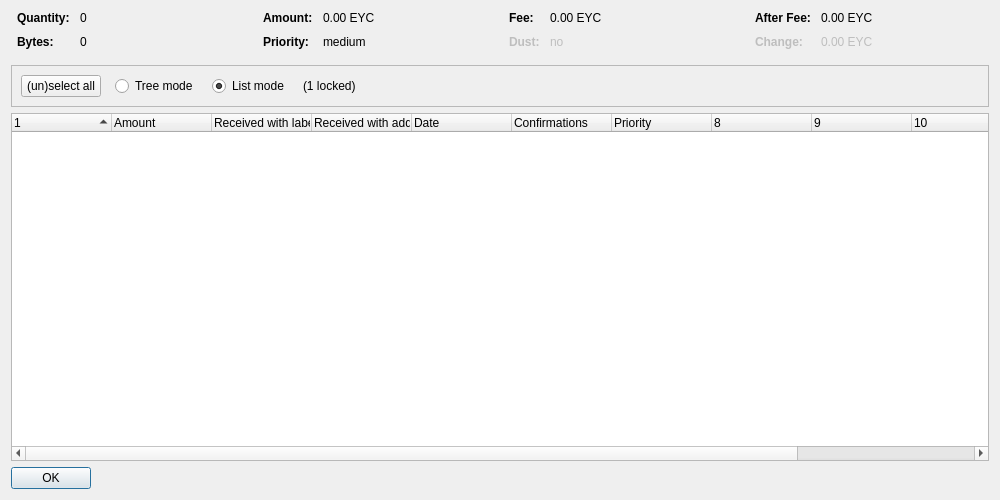
<?xml version="1.0" encoding="UTF-8"?>
<ui version="4.0">
 <class>CoinControlDialog</class>
 <widget class="QDialog" name="CoinControlDialog">
  <property name="geometry">
   <rect>
    <x>0</x>
    <y>0</y>
    <width>1000</width>
    <height>500</height>
   </rect>
  </property>
  <property name="windowTitle">
   <string>Coin Selection</string>
  </property>
  <layout class="QVBoxLayout" name="verticalLayout">
   <item>
    <layout class="QHBoxLayout" name="horizontalLayoutTop" stretch="0,0,0,0">
     <property name="topMargin">
      <number>0</number>
     </property>
     <property name="bottomMargin">
      <number>10</number>
     </property>
     <item>
      <layout class="QFormLayout" name="formLayoutCoinControl1">
       <property name="horizontalSpacing">
        <number>10</number>
       </property>
       <property name="verticalSpacing">
        <number>10</number>
       </property>
       <property name="leftMargin">
        <number>6</number>
       </property>
       <property name="rightMargin">
        <number>6</number>
       </property>
       <item row="0" column="0">
        <widget class="QLabel" name="labelCoinControlQuantityText">
         <property name="font">
          <font>
           <weight>75</weight>
           <bold>true</bold>
          </font>
         </property>
         <property name="text">
          <string>Quantity:</string>
         </property>
        </widget>
       </item>
       <item row="0" column="1">
        <widget class="QLabel" name="labelCoinControlQuantity">
         <property name="cursor">
          <cursorShape>IBeamCursor</cursorShape>
         </property>
         <property name="contextMenuPolicy">
          <enum>Qt::ActionsContextMenu</enum>
         </property>
         <property name="text">
          <string notr="true">0</string>
         </property>
         <property name="textInteractionFlags">
          <set>Qt::LinksAccessibleByMouse|Qt::TextSelectableByKeyboard|Qt::TextSelectableByMouse</set>
         </property>
        </widget>
       </item>
       <item row="1" column="0">
        <widget class="QLabel" name="labelCoinControlBytesText">
         <property name="font">
          <font>
           <weight>75</weight>
           <bold>true</bold>
          </font>
         </property>
         <property name="text">
          <string>Bytes:</string>
         </property>
        </widget>
       </item>
       <item row="1" column="1">
        <widget class="QLabel" name="labelCoinControlBytes">
         <property name="cursor">
          <cursorShape>IBeamCursor</cursorShape>
         </property>
         <property name="contextMenuPolicy">
          <enum>Qt::ActionsContextMenu</enum>
         </property>
         <property name="text">
          <string notr="true">0</string>
         </property>
         <property name="textInteractionFlags">
          <set>Qt::LinksAccessibleByMouse|Qt::TextSelectableByKeyboard|Qt::TextSelectableByMouse</set>
         </property>
        </widget>
       </item>
      </layout>
     </item>
     <item>
      <layout class="QFormLayout" name="formLayoutCoinControl2">
       <property name="horizontalSpacing">
        <number>10</number>
       </property>
       <property name="verticalSpacing">
        <number>10</number>
       </property>
       <property name="leftMargin">
        <number>6</number>
       </property>
       <property name="rightMargin">
        <number>6</number>
       </property>
       <item row="0" column="0">
        <widget class="QLabel" name="labelCoinControlAmountText">
         <property name="font">
          <font>
           <weight>75</weight>
           <bold>true</bold>
          </font>
         </property>
         <property name="text">
          <string>Amount:</string>
         </property>
        </widget>
       </item>
       <item row="0" column="1">
        <widget class="QLabel" name="labelCoinControlAmount">
         <property name="cursor">
          <cursorShape>IBeamCursor</cursorShape>
         </property>
         <property name="contextMenuPolicy">
          <enum>Qt::ActionsContextMenu</enum>
         </property>
         <property name="text">
          <string notr="true">0.00 EYC</string>
         </property>
         <property name="textInteractionFlags">
          <set>Qt::LinksAccessibleByMouse|Qt::TextSelectableByKeyboard|Qt::TextSelectableByMouse</set>
         </property>
        </widget>
       </item>
       <item row="1" column="0">
        <widget class="QLabel" name="labelCoinControlPriorityText">
         <property name="font">
          <font>
           <weight>75</weight>
           <bold>true</bold>
          </font>
         </property>
         <property name="text">
          <string>Priority:</string>
         </property>
        </widget>
       </item>
       <item row="1" column="1">
        <widget class="QLabel" name="labelCoinControlPriority">
         <property name="cursor">
          <cursorShape>IBeamCursor</cursorShape>
         </property>
         <property name="contextMenuPolicy">
          <enum>Qt::ActionsContextMenu</enum>
         </property>
         <property name="text">
          <string notr="true">medium</string>
         </property>
         <property name="textInteractionFlags">
          <set>Qt::LinksAccessibleByMouse|Qt::TextSelectableByKeyboard|Qt::TextSelectableByMouse</set>
         </property>
        </widget>
       </item>
      </layout>
     </item>
     <item>
      <layout class="QFormLayout" name="formLayoutCoinControl3">
       <property name="horizontalSpacing">
        <number>10</number>
       </property>
       <property name="verticalSpacing">
        <number>10</number>
       </property>
       <property name="leftMargin">
        <number>6</number>
       </property>
       <property name="rightMargin">
        <number>6</number>
       </property>
       <item row="0" column="0">
        <widget class="QLabel" name="labelCoinControlFeeText">
         <property name="font">
          <font>
           <weight>75</weight>
           <bold>true</bold>
          </font>
         </property>
         <property name="text">
          <string>Fee:</string>
         </property>
        </widget>
       </item>
       <item row="0" column="1">
        <widget class="QLabel" name="labelCoinControlFee">
         <property name="cursor">
          <cursorShape>IBeamCursor</cursorShape>
         </property>
         <property name="contextMenuPolicy">
          <enum>Qt::ActionsContextMenu</enum>
         </property>
         <property name="text">
          <string notr="true">0.00 EYC</string>
         </property>
         <property name="textInteractionFlags">
          <set>Qt::LinksAccessibleByMouse|Qt::TextSelectableByKeyboard|Qt::TextSelectableByMouse</set>
         </property>
        </widget>
       </item>
       <item row="1" column="0">
        <widget class="QLabel" name="labelCoinControlLowOutputText">
         <property name="enabled">
          <bool>false</bool>
         </property>
         <property name="font">
          <font>
           <weight>75</weight>
           <bold>true</bold>
          </font>
         </property>
         <property name="text">
          <string>Dust:</string>
         </property>
        </widget>
       </item>
       <item row="1" column="1">
        <widget class="QLabel" name="labelCoinControlLowOutput">
         <property name="enabled">
          <bool>false</bool>
         </property>
         <property name="cursor">
          <cursorShape>IBeamCursor</cursorShape>
         </property>
         <property name="contextMenuPolicy">
          <enum>Qt::ActionsContextMenu</enum>
         </property>
         <property name="text">
          <string notr="true">no</string>
         </property>
         <property name="textInteractionFlags">
          <set>Qt::LinksAccessibleByMouse|Qt::TextSelectableByKeyboard|Qt::TextSelectableByMouse</set>
         </property>
        </widget>
       </item>
      </layout>
     </item>
     <item>
      <layout class="QFormLayout" name="formLayoutCoinControl4">
       <property name="horizontalSpacing">
        <number>10</number>
       </property>
       <property name="verticalSpacing">
        <number>10</number>
       </property>
       <property name="leftMargin">
        <number>6</number>
       </property>
       <property name="rightMargin">
        <number>6</number>
       </property>
       <item row="0" column="0">
        <widget class="QLabel" name="labelCoinControlAfterFeeText">
         <property name="font">
          <font>
           <weight>75</weight>
           <bold>true</bold>
          </font>
         </property>
         <property name="text">
          <string>After Fee:</string>
         </property>
        </widget>
       </item>
       <item row="0" column="1">
        <widget class="QLabel" name="labelCoinControlAfterFee">
         <property name="cursor">
          <cursorShape>IBeamCursor</cursorShape>
         </property>
         <property name="contextMenuPolicy">
          <enum>Qt::ActionsContextMenu</enum>
         </property>
         <property name="text">
          <string notr="true">0.00 EYC</string>
         </property>
         <property name="textInteractionFlags">
          <set>Qt::LinksAccessibleByMouse|Qt::TextSelectableByKeyboard|Qt::TextSelectableByMouse</set>
         </property>
        </widget>
       </item>
       <item row="1" column="0">
        <widget class="QLabel" name="labelCoinControlChangeText">
         <property name="enabled">
          <bool>false</bool>
         </property>
         <property name="font">
          <font>
           <weight>75</weight>
           <bold>true</bold>
          </font>
         </property>
         <property name="text">
          <string>Change:</string>
         </property>
        </widget>
       </item>
       <item row="1" column="1">
        <widget class="QLabel" name="labelCoinControlChange">
         <property name="enabled">
          <bool>false</bool>
         </property>
         <property name="cursor">
          <cursorShape>IBeamCursor</cursorShape>
         </property>
         <property name="contextMenuPolicy">
          <enum>Qt::ActionsContextMenu</enum>
         </property>
         <property name="text">
          <string notr="true">0.00 EYC</string>
         </property>
         <property name="textInteractionFlags">
          <set>Qt::LinksAccessibleByMouse|Qt::TextSelectableByKeyboard|Qt::TextSelectableByMouse</set>
         </property>
        </widget>
       </item>
      </layout>
     </item>
    </layout>
   </item>
   <item>
    <widget class="QFrame" name="frame">
     <property name="minimumSize">
      <size>
       <width>0</width>
       <height>40</height>
      </size>
     </property>
     <property name="frameShape">
      <enum>QFrame::StyledPanel</enum>
     </property>
     <property name="frameShadow">
      <enum>QFrame::Sunken</enum>
     </property>
     <layout class="QHBoxLayout" name="horizontalLayout">
      <item>
       <layout class="QHBoxLayout" name="horizontalLayoutPanel" stretch="0,0,0,0,0">
        <property name="spacing">
         <number>14</number>
        </property>
        <item>
         <widget class="QPushButton" name="pushButtonSelectAll">
          <property name="sizePolicy">
           <sizepolicy hsizetype="Maximum" vsizetype="Fixed">
            <horstretch>0</horstretch>
            <verstretch>0</verstretch>
           </sizepolicy>
          </property>
          <property name="text">
           <string>(un)select all</string>
          </property>
          <property name="autoDefault">
           <bool>false</bool>
          </property>
         </widget>
        </item>
        <item>
         <widget class="QRadioButton" name="radioTreeMode">
          <property name="sizePolicy">
           <sizepolicy hsizetype="Maximum" vsizetype="Fixed">
            <horstretch>0</horstretch>
            <verstretch>0</verstretch>
           </sizepolicy>
          </property>
          <property name="text">
           <string>Tree mode</string>
          </property>
         </widget>
        </item>
        <item>
         <widget class="QRadioButton" name="radioListMode">
          <property name="sizePolicy">
           <sizepolicy hsizetype="Maximum" vsizetype="Fixed">
            <horstretch>0</horstretch>
            <verstretch>0</verstretch>
           </sizepolicy>
          </property>
          <property name="text">
           <string>List mode</string>
          </property>
          <property name="checked">
           <bool>true</bool>
          </property>
         </widget>
        </item>
        <item>
         <widget class="QLabel" name="labelLocked">
          <property name="text">
           <string notr="true">(1 locked)</string>
          </property>
         </widget>
        </item>
        <item>
         <spacer name="horizontalSpacer">
          <property name="orientation">
           <enum>Qt::Horizontal</enum>
          </property>
          <property name="sizeHint" stdset="0">
           <size>
            <width>40</width>
            <height>20</height>
           </size>
          </property>
         </spacer>
        </item>
       </layout>
      </item>
     </layout>
    </widget>
   </item>
   <item>
    <widget class="CoinControlTreeWidget" name="treeWidget">
     <property name="contextMenuPolicy">
      <enum>Qt::CustomContextMenu</enum>
     </property>
     <property name="sortingEnabled">
      <bool>false</bool>
     </property>
     <property name="columnCount">
      <number>12</number>
     </property>
     <attribute name="headerShowSortIndicator" stdset="0">
      <bool>true</bool>
     </attribute>
     <attribute name="headerStretchLastSection">
      <bool>false</bool>
     </attribute>
     <column>
      <property name="text">
       <string/>
      </property>
     </column>
     <column>
      <property name="text">
       <string>Amount</string>
      </property>
     </column>
     <column>
      <property name="text">
       <string>Received with label</string>
      </property>
     </column>
     <column>
      <property name="text">
       <string>Received with address</string>
      </property>
     </column>
     <column>
      <property name="text">
       <string>Date</string>
      </property>
     </column>
     <column>
      <property name="text">
       <string>Confirmations</string>
      </property>
      <property name="toolTip">
       <string>Confirmed</string>
      </property>
     </column>
     <column>
      <property name="text">
       <string>Priority</string>
      </property>
     </column>
     <column>
      <property name="text">
       <string/>
      </property>
     </column>
     <column>
      <property name="text">
       <string/>
      </property>
     </column>
     <column>
      <property name="text">
       <string/>
      </property>
     </column>
     <column>
      <property name="text">
       <string/>
      </property>
     </column>
     <column>
      <property name="text">
       <string/>
      </property>
     </column>
    </widget>
   </item>
   <item>
    <widget class="QDialogButtonBox" name="buttonBox">
     <property name="sizePolicy">
      <sizepolicy hsizetype="Maximum" vsizetype="Fixed">
       <horstretch>0</horstretch>
       <verstretch>0</verstretch>
      </sizepolicy>
     </property>
     <property name="orientation">
      <enum>Qt::Horizontal</enum>
     </property>
     <property name="standardButtons">
      <set>QDialogButtonBox::Ok</set>
     </property>
    </widget>
   </item>
  </layout>
 </widget>
 <customwidgets>
  <customwidget>
   <class>CoinControlTreeWidget</class>
   <extends>QTreeWidget</extends>
   <header>coincontroltreewidget.h</header>
  </customwidget>
 </customwidgets>
 <resources/>
 <connections/>
</ui>
